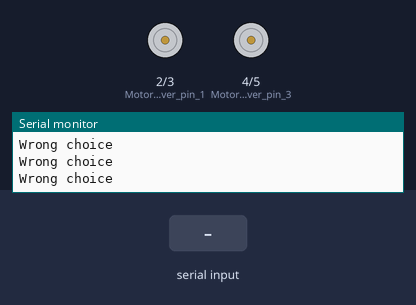
A sketch run on a simulated Arduino Uno, built with avr-gcc and run on an emulated ATmega328P. Shown: motor-driver pin pairs drawn as motors (green arrow = first pin HIGH = forward, orange = second pin HIGH = backward, longer = more drive), the last lines printed to the serial monitor. The test bench sets the inputs (shaded band).

Above: at 1.2 s.
1.3 s: "f" received over Serial
At 2.4 s:
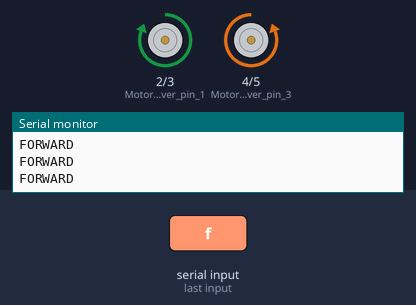
2.8 s: "b" received over Serial
At 4.0 s:
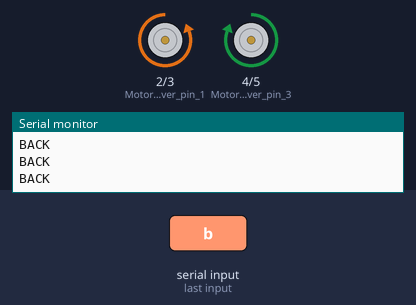
4.3 s: "l" received over Serial
At 5.5 s:
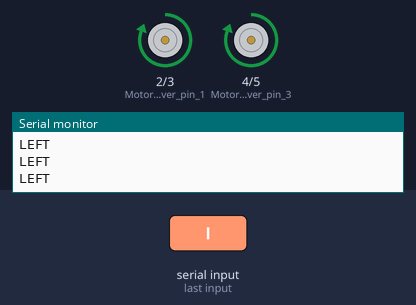
5.8 s: "r" received over Serial
At 7.1 s:
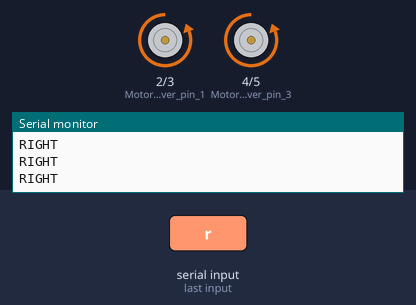
Timing chart, 0 to 8.3 s (numbered marks = the images above; inputs shaded):
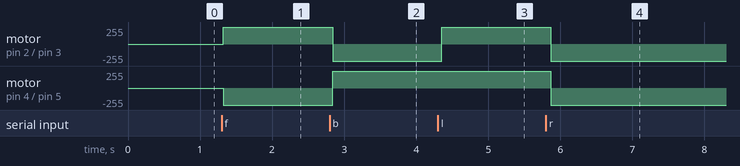

The sketch:

Motor_L293D_BS.ino
```cpp
char button;

// this function tells arduino which pins to take input from
// basically activates this pins for input
void setup()
{
/*
  Both sides of the serial connection (i.e. the Arduino and your computer) need to be set to use the same speed serial connection in order to get any sort of intelligible data.
  If there's a mismatch between what the two systems think the speed is then the data will be garbled.

  9600 bits per second is the default for the Arduino, but you could change it to other speeds:
  refer to: https://arduino.stackexchange.com/questions/1569/what-is-serial-begin9600 for more
*/
 Serial.begin(9600); // opens serial port, sets data rate to 9600 bits/second
 pinMode(2,OUTPUT);  //Motor driver pin 1
 pinMode(3,OUTPUT);  //Motor driver pin 2
 pinMode(4,OUTPUT);  //Motor driver pin 3
 pinMode(5,OUTPUT);  //Motor driver pin 4
}


// bots moves forward
void forward()
{
  digitalWrite(2,HIGH);
  digitalWrite(3,LOW);
  digitalWrite(4,LOW);
  digitalWrite(5,HIGH);
  Serial.println("FORWARD");
  delay(100);
}

// bot moves in reverse direction
void backward()
{
  digitalWrite(2,LOW);
  digitalWrite(3,HIGH);
  digitalWrite(4,HIGH);
  digitalWrite(5,LOW);
  Serial.println("BACK");
  delay(100);
}

// take the left turn
// the low and high needs to provided according to the moment
// like in which direction you want the bot to move
void left()
{
  digitalWrite(2,HIGH);
  digitalWrite(3,LOW);
  digitalWrite(4,HIGH);
  digitalWrite(5,LOW);
  Serial.println("LEFT");
  delay(100);
}

// take the right turn
void right()
{
  digitalWrite(2,LOW);
  digitalWrite(3,HIGH);
  digitalWrite(4,LOW);
  digitalWrite(5,HIGH);
  Serial.println("RIGHT");
  delay(100);
}

// bot stops here
void stop()
{
  digitalWrite(2,LOW);
  digitalWrite(3,LOW);
  digitalWrite(4,LOW);
  digitalWrite(5,LOW);
  Serial.println("STOP");
  delay(100);
}


// contininous infite loop
// similar to :
// while(true)

void loop()
{
  while (Serial.available())       //If there's a available byte to read do the following
    {
      delay(10);                   //Delay added for stability
      button = Serial.read();      //Store the input in button
      Serial.println("New data available");
    }

    // switch case, similar to C
    switch(button)
   {
    case'f':
      forward();
      break;
    case'b':
      backward();
      break;
    case'l':
      left();
      break;
    case'r':
      right();
      break;
    case's':
      stop();
      break;
    default:
      Serial.println("Wrong choice");
      break;
   }
}
```

Measured:
- after the input at 1.3 s, motor on pin 2 (Motor_driver_pin_1) / pin 3 (Motor_driver_pin_2): stopped → forward 255/255 at once; motor on pin 4 (Motor_driver_pin_3) / pin 5 (Motor_driver_pin_4): stopped → backward 255/255 at once
- after the input at 2.8 s, motor on pin 2 (Motor_driver_pin_1) / pin 3 (Motor_driver_pin_2): forward 255/255 → backward 255/255 at once; motor on pin 4 (Motor_driver_pin_3) / pin 5 (Motor_driver_pin_4): backward 255/255 → forward 255/255 at once
- after the input at 4.3 s, motor on pin 2 (Motor_driver_pin_1) / pin 3 (Motor_driver_pin_2): backward 255/255 → forward 255/255 after 0.05 s
- after the input at 5.8 s, motor on pin 2 (Motor_driver_pin_1) / pin 3 (Motor_driver_pin_2), motor on pin 4 (Motor_driver_pin_3) / pin 5 (Motor_driver_pin_4): forward 255/255 → backward 255/255 after 0.07 s
